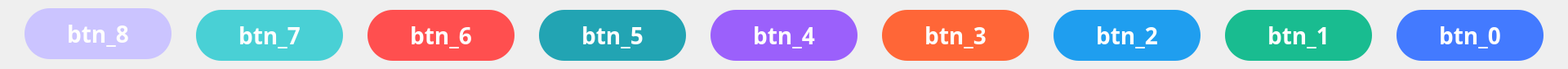
<?xml version="1.0" encoding="UTF-8"?>
<ui version="4.0">
 <class>ButtonBottomGroup</class>
 <widget class="QWidget" name="ButtonBottomGroup">
  <property name="geometry">
   <rect>
    <x>0</x>
    <y>0</y>
    <width>1920</width>
    <height>84</height>
   </rect>
  </property>
  <property name="windowTitle">
   <string>Form</string>
  </property>
  <widget class="QPushButton" name="btn_0">
   <property name="geometry">
    <rect>
     <x>1710</x>
     <y>12</y>
     <width>180</width>
     <height>62</height>
    </rect>
   </property>
   <property name="minimumSize">
    <size>
     <width>120</width>
     <height>50</height>
    </size>
   </property>
   <property name="styleSheet">
    <string notr="true">QPushButton {
background: #437AFF;
border-radius: 31px;

font-family: PingFang SC;
font-weight: bold;
font-size: 28px;
color: #FEFEFE;
line-height: 42px;
}

QPushButton:pressed {
background: #1C356F;
}

</string>
   </property>
   <property name="text">
    <string>btn_0</string>
   </property>
  </widget>
  <widget class="QPushButton" name="btn_1">
   <property name="geometry">
    <rect>
     <x>1500</x>
     <y>12</y>
     <width>180</width>
     <height>62</height>
    </rect>
   </property>
   <property name="minimumSize">
    <size>
     <width>120</width>
     <height>50</height>
    </size>
   </property>
   <property name="styleSheet">
    <string notr="true">QPushButton {
background: #19BC90;
border-radius: 31px;

font-family: PingFang SC;
font-weight: bold;
font-size: 28px;
color: #FEFEFE;
line-height: 42px;
}

QPushButton:pressed {
background: #0F5A46;
}
</string>
   </property>
   <property name="text">
    <string>btn_1</string>
   </property>
  </widget>
  <widget class="QPushButton" name="btn_2">
   <property name="geometry">
    <rect>
     <x>1290</x>
     <y>12</y>
     <width>180</width>
     <height>62</height>
    </rect>
   </property>
   <property name="minimumSize">
    <size>
     <width>120</width>
     <height>50</height>
    </size>
   </property>
   <property name="styleSheet">
    <string notr="true">QPushButton {
background: #1F9EEF;
border-radius: 31px;

font-family: PingFang SC;
font-weight: bold;
font-size: 28px;
color: #FEFEFE;
line-height: 42px;
}

QPushButton:pressed {
background: #0F3D5C;
}
</string>
   </property>
   <property name="text">
    <string>btn_2</string>
   </property>
  </widget>
  <widget class="QPushButton" name="btn_3">
   <property name="geometry">
    <rect>
     <x>1080</x>
     <y>12</y>
     <width>180</width>
     <height>62</height>
    </rect>
   </property>
   <property name="minimumSize">
    <size>
     <width>120</width>
     <height>50</height>
    </size>
   </property>
   <property name="styleSheet">
    <string notr="true">QPushButton {
background: #FF6637;
border-radius: 31px;

font-family: PingFang SC;
font-weight: bold;
font-size: 28px;
color: #FEFEFE;
line-height: 42px;
}

QPushButton:pressed {
background: #9E462C;
}
</string>
   </property>
   <property name="text">
    <string>btn_3</string>
   </property>
  </widget>
  <widget class="QPushButton" name="btn_4">
   <property name="geometry">
    <rect>
     <x>870</x>
     <y>12</y>
     <width>180</width>
     <height>62</height>
    </rect>
   </property>
   <property name="minimumSize">
    <size>
     <width>120</width>
     <height>50</height>
    </size>
   </property>
   <property name="styleSheet">
    <string notr="true">QPushButton {
background: #9B60FB;
border-radius: 31px;

font-family: PingFang SC;
font-weight: bold;
font-size: 28px;
color: #FEFEFE;
line-height: 42px;
}

QPushButton:pressed {
background: #472B70;
}
</string>
   </property>
   <property name="text">
    <string>btn_4</string>
   </property>
  </widget>
  <widget class="QPushButton" name="btn_5">
   <property name="geometry">
    <rect>
     <x>660</x>
     <y>12</y>
     <width>180</width>
     <height>62</height>
    </rect>
   </property>
   <property name="minimumSize">
    <size>
     <width>120</width>
     <height>50</height>
    </size>
   </property>
   <property name="styleSheet">
    <string notr="true">QPushButton {
background: #22A4B3;
border-radius: 31px;

font-family: PingFang SC;
font-weight: bold;
font-size: 28px;
color: #FEFEFE;
line-height: 42px;
}

QPushButton:pressed {
background: #18585F;
}
</string>
   </property>
   <property name="text">
    <string>btn_5</string>
   </property>
  </widget>
  <widget class="QPushButton" name="btn_6">
   <property name="geometry">
    <rect>
     <x>450</x>
     <y>12</y>
     <width>180</width>
     <height>62</height>
    </rect>
   </property>
   <property name="minimumSize">
    <size>
     <width>120</width>
     <height>50</height>
    </size>
   </property>
   <property name="styleSheet">
    <string notr="true">QPushButton {
background: #FF4F4F;
border-radius: 31px;

font-family: PingFang SC;
font-weight: bold;
font-size: 28px;
color: #FEFEFE;
line-height: 42px;
}

QPushButton:pressed {
background: #7F2D2D;
}
</string>
   </property>
   <property name="text">
    <string>btn_6</string>
   </property>
  </widget>
  <widget class="QPushButton" name="btn_7">
   <property name="geometry">
    <rect>
     <x>240</x>
     <y>12</y>
     <width>180</width>
     <height>62</height>
    </rect>
   </property>
   <property name="minimumSize">
    <size>
     <width>120</width>
     <height>50</height>
    </size>
   </property>
   <property name="styleSheet">
    <string notr="true">QPushButton {
background: #49d0d5;
border-radius: 31px;

font-family: PingFang SC;
font-weight: bold;
font-size: 28px;
color: #FEFEFE;
line-height: 42px;
}

QPushButton:pressed {
background: #386E70;
}
</string>
   </property>
   <property name="text">
    <string>btn_7</string>
   </property>
  </widget>
  <widget class="QPushButton" name="btn_8">
   <property name="geometry">
    <rect>
     <x>30</x>
     <y>10</y>
     <width>180</width>
     <height>62</height>
    </rect>
   </property>
   <property name="minimumSize">
    <size>
     <width>120</width>
     <height>50</height>
    </size>
   </property>
   <property name="styleSheet">
    <string notr="true">QPushButton {
background: #cbc4ff;
border-radius: 31px;

font-family: PingFang SC;
font-weight: bold;
font-size: 28px;
color: #FEFEFE;
line-height: 42px;
}

QPushButton:pressed {
background: #386E70;
}
</string>
   </property>
   <property name="text">
    <string>btn_8</string>
   </property>
  </widget>
 </widget>
 <resources/>
 <connections/>
</ui>
